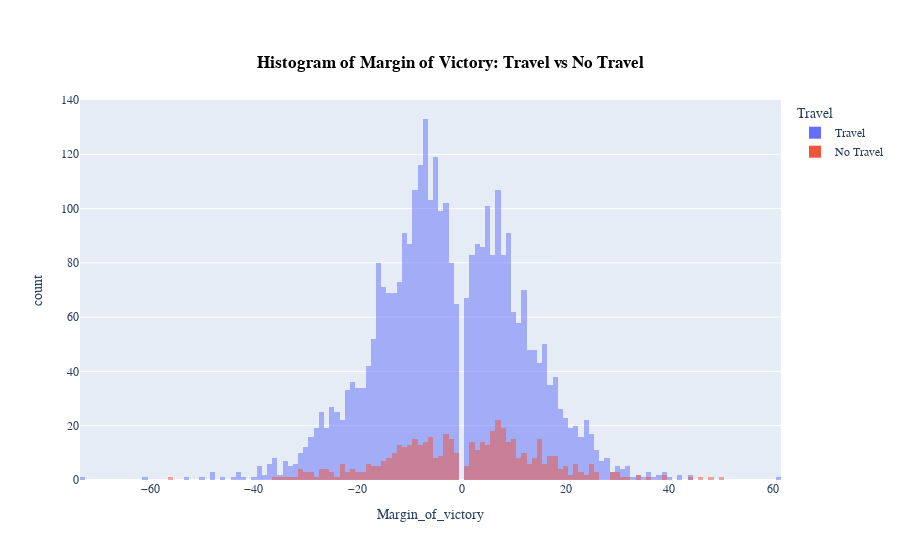

Source (notebook cell):
### Markdown cell above
## Histogram comparing back to backs with travel to those without

### Code cell
fig = px.histogram(df_b2b, x = "Margin_of_victory", color='Travel', nbins = df_b2b['Margin_of_victory'].nunique()*2, barmode = 'overlay', title = '<b>Histogram of Margin of Victory: Travel vs No Travel</b>')
fig.update_layout(
    title={
        'y':0.9,
        'x':0.5,
        'xanchor': 'center',
        'yanchor': 'top'})
fig.update_layout(font_family = 'Arial', title_font_color = 'black')
fig.show()

### Figure 1 — Plotly figure (JSON) as saved in the notebook; plotly's stock layout.template omitted (floating-point values rounded to 4 significant figures; data arrays with more than 128 entries replaced by an {"elided": "..."} marker saying what was removed)
{"data": [{"alignmentgroup": "True", "bingroup": "x", "hovertemplate": "Travel=Travel<br>Margin_of_victory=%{x}<br>count=%{y}<extra></extra>", "legendgroup": "Travel", "marker": {"color": "#636efa", "opacity": 0.5, "pattern": {"shape": ""}}, "name": "Travel", "nbinsx": 192, "offsetgroup": "Travel", "orientation": "v", "showlegend": true, "type": "histogram", "x": {"elided": "3370 int values"}, "xaxis": "x", "yaxis": "y"}, {"alignmentgroup": "True", "bingroup": "x", "hovertemplate": "Travel=No Travel<br>Margin_of_victory=%{x}<br>count=%{y}<extra></extra>", "legendgroup": "No Travel", "marker": {"color": "#EF553B", "opacity": 0.5, "pattern": {"shape": ""}}, "name": "No Travel", "nbinsx": 192, "offsetgroup": "No Travel", "orientation": "v", "showlegend": true, "type": "histogram", "x": {"elided": "508 int values"}, "xaxis": "x", "yaxis": "y"}], "layout": {"barmode": "overlay", "font": {"family": "Arial"}, "legend": {"title": {"text": "Travel"}, "tracegroupgap": 0}, "title": {"font": {"color": "black"}, "text": "<b>Histogram of Margin of Victory: Travel vs No Travel</b>", "x": 0.5, "xanchor": "center", "y": 0.9, "yanchor": "top"}, "xaxis": {"anchor": "y", "domain": [0, 1], "title": {"text": "Margin_of_victory"}}, "yaxis": {"anchor": "x", "domain": [0, 1], "title": {"text": "count"}}}}
